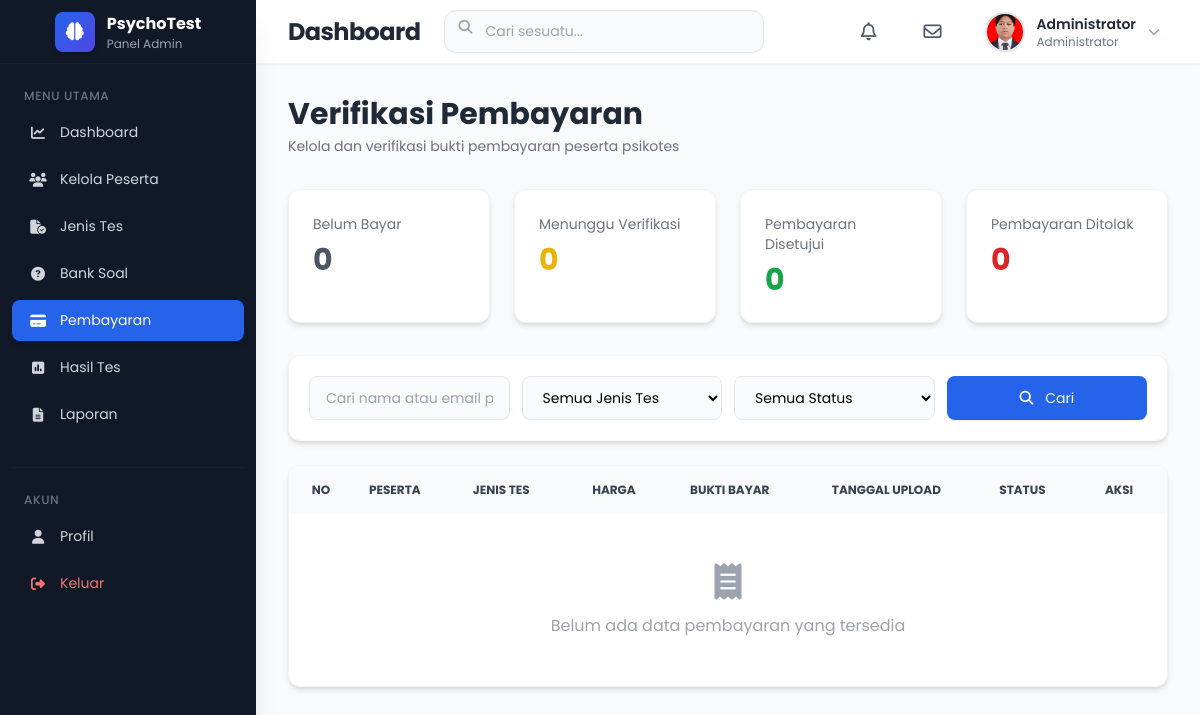
The page /admin/payments/payments.php (signed in) on the database its author committed.
### tables this page shows
CREATE TABLE `users` (
  `id` int NOT NULL,
  `fullname` varchar(100) NOT NULL,
  `email` varchar(100) NOT NULL,
  `password` varchar(255) NOT NULL,
  `role` enum('admin','peserta') DEFAULT 'peserta',
  `status` enum('active','inactive') DEFAULT 'active',
  `created_at` timestamp NULL DEFAULT CURRENT_TIMESTAMP,
  `profile_pic` varchar(255) DEFAULT 'default.png'
);

### admin/payments/payments.php (the view, shortened to what this page needs)
<?php
include "../../config/database.php";
include "../../includes/admin_header.php";
include "../../includes/admin_sidebar.php";
include "../../includes/admin_navbar.php";
$search = "";
$where = "WHERE 1=1";
$query = mysqli_query($conn, "
  SELECT
    user_tests.*,
    users.fullname,
    users.email,
    tests.title,
    tests.price
  FROM user_tests
  JOIN users ON users.id = user_tests.user_id
  JOIN tests ON tests.id = user_tests.test_id
  $where
  ORDER BY user_tests.created_at DESC
");
$totalUnpaid = mysqli_fetch_assoc(mysqli_query($conn, "
  SELECT COUNT(*) AS total FROM user_tests WHERE payment_status = 'unpaid'
"))['total'] ?? 0;
$totalPending = mysqli_fetch_assoc(mysqli_query($conn, "
  SELECT COUNT(*) AS total FROM user_tests WHERE payment_status = 'pending'
"))['total'] ?? 0;
$totalPaid = mysqli_fetch_assoc(mysqli_query($conn, "
  SELECT COUNT(*) AS total FROM user_tests WHERE payment_status = 'paid'
"))['total'] ?? 0;
$totalRejected = mysqli_fetch_assoc(mysqli_query($conn, "
  SELECT COUNT(*) AS total FROM user_tests WHERE payment_status = 'rejected'
"))['total'] ?? 0;
?>
<div class="ml-64 mt-16 p-8 min-h-screen bg-gray-50">
  <div class="flex flex-col md:flex-row justify-between items-start md:items-center mb-8 gap-4">
    <div>
      <h1 class="text-3xl font-bold text-gray-800">Verifikasi Pembayaran</h1>
      <p class="text-gray-500 mt-1">Kelola dan verifikasi bukti pembayaran peserta psikotes</p>
    </div>
  </div>
  <div class="grid grid-cols-1 sm:grid-cols-2 lg:grid-cols-4 gap-6 mb-8">
    <div class="bg-white rounded-xl shadow-md p-6 border border-gray-100">
      <p class="text-gray-500 text-sm">Belum Bayar</p>
      <h2 class="text-3xl font-bold text-gray-600 mt-2"><?= $totalUnpaid ?></h2>
    </div>
    <div class="bg-white rounded-xl shadow-md hover:shadow-lg transition-shadow duration-300 p-6 border border-gray-100 card-animate">
      <p class="text-gray-500 text-sm">Menunggu Verifikasi</p>
      <h2 class="text-3xl font-bold text-yellow-500 mt-2"><?= $totalPending ?></h2>
    </div>
    <div class="bg-white rounded-xl shadow-md hover:shadow-lg transition-shadow duration-300 p-6 border border-gray-100 card-animate">
      <p class="text-gray-500 text-sm">Pembayaran Disetujui</p>
      <h2 class="text-3xl font-bold text-green-600 mt-2"><?= $totalPaid ?></h2>
    </div>
    <div class="bg-white rounded-xl shadow-md hover:shadow-lg transition-shadow duration-300 p-6 border border-gray-100 card-animate">
      <p class="text-gray-500 text-sm">Pembayaran Ditolak</p>
      <h2 class="text-3xl font-bold text-red-600 mt-2"><?= $totalRejected ?></h2>
    </div>
  </div>
  <div class="bg-white rounded-xl shadow-md p-5 mb-6 border border-gray-100 card-animate">
    <form method="GET" class="grid grid-cols-1 md:grid-cols-2 lg:grid-cols-4 gap-3">
      <input type="text" name="search" value="<?= htmlspecialchars($search) ?>"
        placeholder="Cari nama atau email peserta..."
        class="w-full border border-gray-200 rounded-lg px-4 py-2.5 bg-gray-50 focus:bg-white focus:ring-2 focus:ring-blue-500/30 focus:border-blue-500 outline-none transition-all duration-200">
      <select name="test"
        class="w-full border border-gray-200 rounded-lg px-4 py-2.5 bg-gray-50 focus:bg-white focus:ring-2 focus:ring-blue-500/30 focus:border-blue-500 outline-none transition-all duration-200">
        <option value="">Semua Jenis Tes</option>
      </select>
      <select name="status"
        class="w-full border border-gray-200 rounded-lg px-4 py-2.5 bg-gray-50 focus:bg-white focus:ring-2 focus:ring-blue-500/30 focus:border-blue-500 outline-none transition-all duration-200">
        <option value="">Semua Status</option>
      </select>
      <button type="submit"
        class="bg-blue-600 hover:bg-blue-700 text-white px-4 py-2.5 rounded-lg shadow-sm hover:shadow transition-all duration-200">
        <i class="fa-solid fa-magnifying-glass mr-2"></i> Cari
      </button>
    </form>
  </div>
  <div class="bg-white rounded-xl shadow-md overflow-hidden border border-gray-100 card-animate">
    <table class="w-full text-sm">
      <thead class="bg-gray-50 text-gray-700 uppercase text-xs font-semibold">
        <tr>
          <th class="p-4 text-center w-16">No</th>
          <th class="p-4 text-left">Peserta</th>
          <th class="p-4 text-left">Jenis Tes</th>
          <th class="p-4 text-center">Harga</th>
          <th class="p-4 text-center">Bukti Bayar</th>
          <th class="p-4 text-center">Tanggal Upload</th>
          <th class="p-4 text-center">Status</th>
          <th class="p-4 text-center w-24">Aksi</th>
        </tr>
      </thead>
      <tbody class="divide-y divide-gray-100">
        <?php if (mysqli_num_rows($query) > 0): ?>
          <?php $no = 1; ?>
          <?php while ($row = mysqli_fetch_assoc($query)): ?>
            <?php
            switch ($row['payment_status']) {
              case "unpaid":
                $badge = "bg-gray-100 text-gray-700";
                $statusText = "Belum Bayar";
                break;
              case "pending":
                $badge = "bg-yellow-100 text-yellow-700";
                $statusText = "Menunggu";
                break;
              case "paid":
                $badge = "bg-green-100 text-green-700";
                $statusText = "Lunas";
                break;
              case "rejected":
                $badge = "bg-red-100 text-red-700";
                $statusText = "Ditolak";
                break;
              default:
                $badge = "bg-red-100 text-red-700";
                $statusText = "Ditolak";
                break;
            }
            ?>
            <tr class="hover:bg-blue-50/50 transition-colors duration-200">
              <td class="p-4 text-center text-gray-700"><?= $no++ ?></td>
              <td class="p-4">
                <div class="font-medium text-gray-800"><?= htmlspecialchars($row['fullname']) ?></div>
                <div class="text-xs text-gray-500"><?= htmlspecialchars($row['email']) ?></div>
              </td>
              <td class="p-4">
                <div class="font-medium text-blue-600"><?= htmlspecialchars($row['title']) ?></div>
              </td>
              <td class="p-4 text-center font-medium text-green-600">
                Rp <?= number_format($row['price'], 0, ",", ".") ?>
              </td>
              <td class="p-4 text-center">
                <?php if (!empty($row['payment_proof'])): ?>
                  <a href="../../assets/uploads/payments/<?= htmlspecialchars($row['payment_proof']) ?>" target="_blank"
                    class="bg-blue-100 text-blue-700 px-3 py-1.5 rounded-lg hover:bg-blue-200 transition-colors text-xs font-medium inline-flex items-center gap-1">
                    <i class="fa-solid fa-image"></i> Lihat
                  </a>
                <?php else: ?>
                  <span class="bg-gray-100 text-gray-500 px-3 py-1.5 rounded-lg text-xs font-medium">Belum Upload</span>
                <?php endif; ?>
              </td>
              <td class="p-4 text-center text-gray-600 text-xs">
                <?php if (!empty($row['payment_date'])): ?>
                  <?= date("d M Y", strtotime($row['payment_date'])) ?><br>
                  <?= date("H:i", strtotime($row['payment_date'])) ?>
                <?php else: ?>
                  -
                <?php endif; ?>
              </td>
              <td class="p-4 text-center">
                <span class="<?= $badge ?> px-2.5 py-1 rounded-full text-xs font-medium"><?= $statusText ?></span>
              </td>
              <td class="p-4 text-center">
                <div class="flex justify-center gap-2">
                  <?php if ($row['payment_status'] == "pending" && !empty($row['payment_proof'])): ?>
                    <a href="payment_approve.php?id=<?= $row['id'] ?>" onclick="return confirm('Setujui pembayaran ini?')"
                      class="bg-green-600 hover:bg-green-700 text-white w-7 h-7 rounded-lg inline-flex items-center justify-center transition-all hover:scale-105"
                      title="Setujui">
                      <i class="fa-solid fa-check text-sm"></i>
                    </a>
                    <a href="payment_reject.php?id=<?= $row['id'] ?>" onclick="return confirm('Tolak pembayaran ini?')"
                      class="bg-red-600 hover:bg-red-700 text-white w-7 h-7 rounded-lg inline-flex items-center justify-center transition-all hover:scale-105"
                      title="Tolak">
                      <i class="fa-solid fa-xmark text-sm"></i>
                    </a>
                  <?php else: ?>
                    <span class="text-gray-400">-</span>
                  <?php endif; ?>
                </div>
              </td>
            </tr>
          <?php endwhile; ?>
        <?php else: ?>
          <tr>
            <td colspan="8" class="py-12 text-center text-gray-400">
              <i class="fa-solid fa-receipt text-4xl mb-3"></i>
              <p class="text-base">Belum ada data pembayaran yang tersedia</p>
            </td>
          </tr>
        <?php endif; ?>
      </tbody>
    </table>
  </div>
</div>
<?php include "../../includes/admin_footer.php"; ?>

### includes/admin_navbar.php (shortened to what this page needs)
<?php
$admin_id = (int)$_SESSION['id'];
$user_nav = mysqli_fetch_assoc(mysqli_query($conn, "SELECT fullname, profile_pic FROM users WHERE id = '$admin_id' LIMIT 1"));
$foto_nav = !empty($user_nav['profile_pic'])
  ? "/PsychoTest/admin/profile/profiles/" . $user_nav['profile_pic']
  : "../assets/images/default.png";
?>
<nav class="fixed top-0 left-64 right-0 h-16 bg-white shadow-sm border-b border-gray-100 z-40 transition-all duration-300">
  <div class="flex items-center justify-between h-full px-8">
    <div class="flex items-center gap-6">
      <h2 class="text-xl md:text-2xl font-bold text-gray-800 tracking-tight">
        Dashboard
      </h2>
      <div class="relative hidden md:block">
        <input
          type="text"
          placeholder="Cari sesuatu..."
          class="w-72 lg:w-80 pl-10 pr-4 py-2.5 rounded-xl border border-gray-200 bg-gray-50 focus:bg-white focus:ring-2 focus:ring-blue-500/20 focus:border-blue-500 outline-none transition-all duration-200">
        <i class="fa-solid fa-magnifying-glass absolute left-3.5 top-2.5 text-gray-400"></i>
      </div>
    </div>
    <div class="flex items-center gap-4 lg:gap-6">
      <a href="/PsychoTest/includes/notifikasi.php" class="relative w-10 h-10 rounded-xl hover:bg-gray-100 transition-all duration-200 flex items-center justify-center group">
        <i class="fa-regular fa-bell text-lg text-gray-600 group-hover:text-gray-800"></i>
      </a>
      <a href="/PsychoTest/includes/pesan.php" class="relative w-10 h-10 rounded-xl hover:bg-gray-100 transition-all duration-200 flex items-center justify-center group">
        <i class="fa-regular fa-envelope text-lg text-gray-600 group-hover:text-gray-800"></i>
      </a>
      <div class="relative group cursor-pointer">
        <div class="flex items-center gap-3 p-2 rounded-xl hover:bg-gray-50 transition-all duration-200">
          <img
            src="<?= htmlspecialchars($foto_nav) ?>"
            alt="Profil"
            class="w-10 h-10 rounded-full border-2 border-gray-200 object-cover shadow-sm"
            onerror="this.src='../assets/images/default.png'">
          <div class="hidden md:block text-left">
            <h4 class="font-semibold text-gray-800 text-sm">
              <?= htmlspecialchars($user_nav['fullname'] ?? "Administrator") ?>
            </h4>
            <p class="text-xs text-gray-500">
              Administrator
            </p>
          </div>
          <i class="fa-solid fa-chevron-down text-xs text-gray-400 group-hover:text-gray-600 transition-transform duration-200 group-hover:rotate-180"></i>
        </div>
      </div>
    </div>
  </div>
</nav>

### includes/admin_header.php (style rules this page uses)
* { font-family: 'Poppins', -apple-system, BlinkMacSystemFont, "Segoe UI", Roboto, Oxygen, Ubuntu, Cantarell, "Open Sans", "Helvetica Neue", sans-serif; }
body { background-color: #f8fafc; font-size: 14px; line-height: 1.6; }
.transition-all { transition: all 0.25s ease; }
table { border-collapse: separate; border-spacing: 0; }

### rows shown on the page
users: profile_pic (picture), fullname "Administrator"

### other values the page prints
$totalUnpaid "0"
$totalPending "0"
$totalPaid "0"
$totalRejected "0"
